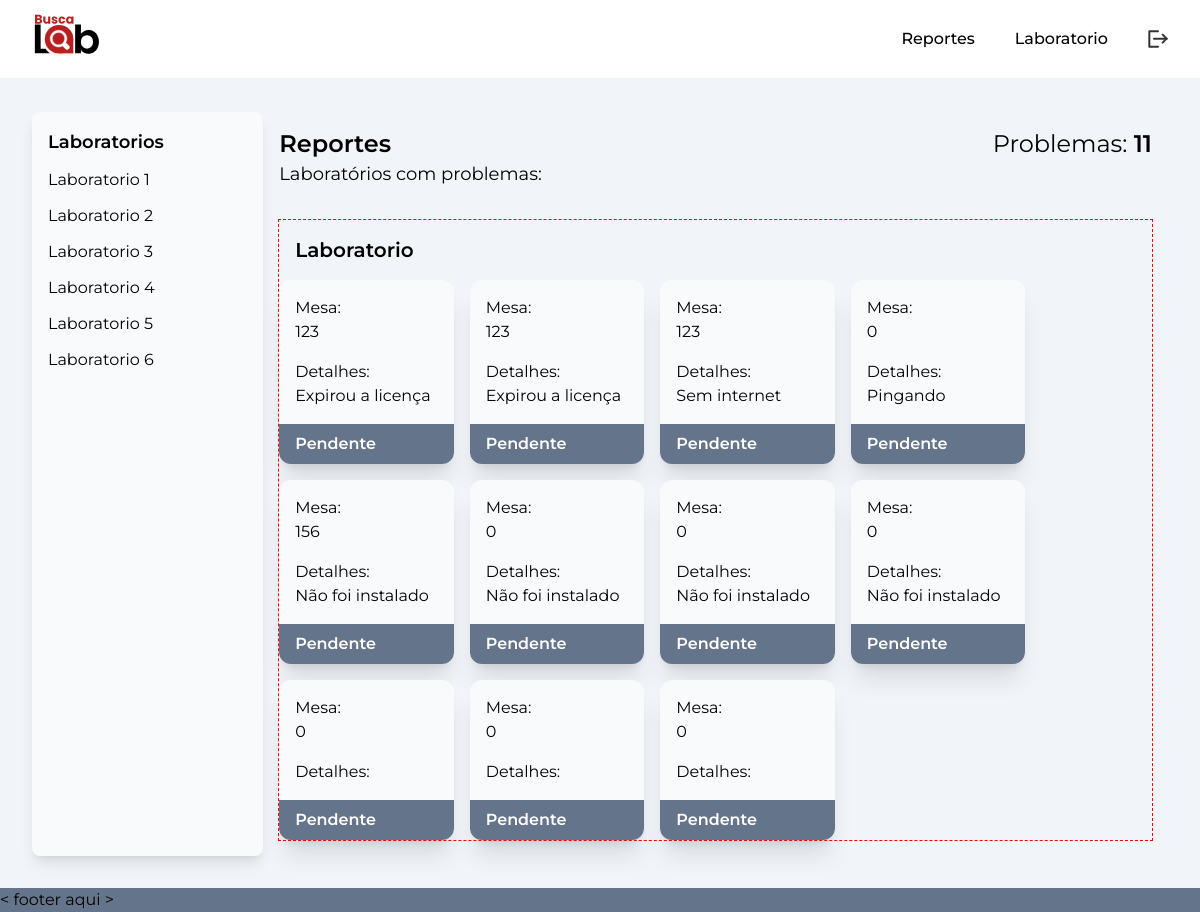
Page /html/suporte/main.php (signed in) on the earlier database version.
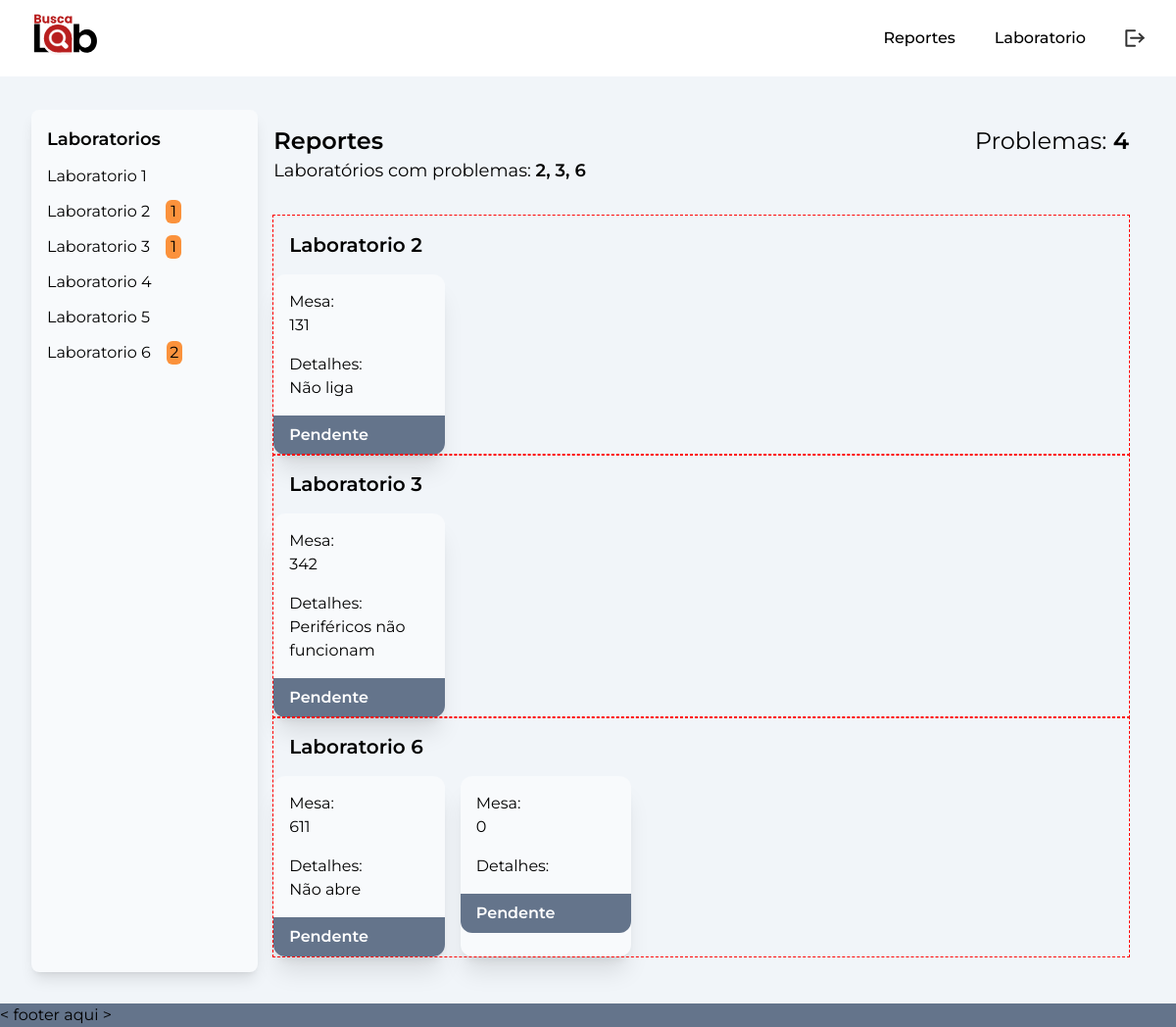
Same page on the later database version.
### tables this page shows
CREATE TABLE `problemas` (
  `id` int NOT NULL,
  `laboratorio` int NOT NULL,
  `categoria` text NOT NULL,
  `software` text NOT NULL,
  `equipamento` text NOT NULL,
  `problema` text NOT NULL,
  `outro_problema` text NOT NULL,
  `mesa` int NOT NULL,
  `situação` int NOT NULL
);

### html/suporte/main.php (the view, shortened to what this page needs)
<?php
    require '../../src/models/conn.php';
    $sql = "SELECT id, laboratorio, categoria, software, equipamento, problema, outro_problema, mesa, situação
            FROM problemas
            ORDER BY laboratorio ASC";
    $slq_labs_c_problemas = "SELECT DISTINCT laboratorio
                             FROM problemas
                             ORDER BY laboratorio ASC";
    $sql_num_report_lab = "SELECT Count(laboratorio) AS num, laboratorio AS lab
                           FROM problemas
                           GROUP BY laboratorio
                           ORDER BY laboratorio ASC";
    $result = mysqli_query($conn, $sql);
    $row_count = mysqli_num_rows($result);
    $result_labs_c_problemas = mysqli_query($conn, $slq_labs_c_problemas);
    $result_num_report_lab = mysqli_query($conn, $sql_num_report_lab);
?>
<!DOCTYPE html>
<html lang="en">
<head>
    <link rel="stylesheet" href="../../src/css/output.css" />
</head>
<body class="font-montserrat h-screen flex flex-col justify-between">
    <header class="flex justify-between pt-2 pb-2 pr-8 pl-8 items-center shadow-lg border-b-2 border-slate-100">
        <section>
            <img src="../../assets/cyberpunk/logo-cyberpunk.svg" alt="" class="w-1/4">
        </section>
        <section class="flex gap-10 items-center">
            <a href="main.php">
                <p class="transition-all cursor-pointer font-medium hover:font-semibold">Reportes</p>
            </a>
            <a href="lab.php?l=1">
                <p class="transition-all cursor-pointer font-medium hover:font-semibold">Laboratorio</p>
            </a>
            <img src="../../assets/logout.svg" class="w-5 hover:w-6 transition-all" alt="">
        </section>
    </header>
    <section class="flex bg-slate-100 p-8">
        <nav class="flex flex-col gap-3 w-1/4 p-4 bg-slate-50 rounded-lg shadow-lg">
            <h3 class="text-lg font-semibold">Laboratorios</h3>
            <?php
                $row = mysqli_fetch_all($result_num_report_lab);
                $aux = 0;
                for($i = 1; $i <7; $i++){
                    echo '<a class="transition-all hover:font-semibold flex flex-row flex-nowrap gap-4" href="lab.php?l='.$i.'">
                            <p>Laboratorio '.$i.'</p>';
                    if($row[$aux][1]==$i){
                        echo "<div class='bg-orange-400 w-4 rounded-md text-center'>".$row[$aux][0]."</div>";
                        $aux++;
                    }
                    echo '</a>';
                }
            ?>
        </nav>
        <main class="flex flex-col p-4 gap-8 w-full ">
            <section>
                <div class="flex flex-row justify-between">
                    <h2 class="text-2xl font-semibold">Reportes</h2>
                    <h3 class="text-2xl">Problemas: <span class="font-semibold"><?php echo $row_count; ?></span></h3>
                </div>
                <div>
                    <p class="text-lg">Laboratórios com problemas:
                         <span class="font-semibold">
                            <?php
                            $num_result_labs_c_problemas = mysqli_num_rows($result_labs_c_problemas);
                            $aux = 0;
                            while ($row = mysqli_fetch_assoc($result_labs_c_problemas)) {
                                $aux++;
                                echo $row["laboratorio"];
                                if($aux < $num_result_labs_c_problemas){
                                    echo ", ";
                                }
                            }
                            ?>
                         </span>
                        </p>
                </div>
            </section>
            <section>
            <?php
            $first = True;
            $n_rows = 1;
            while ($row = mysqli_fetch_assoc($result)) {
                $situacao = $row["situação"];
                    if($situacao == 1){
                        $situacao = 'Pendente';
                    }else if($situacao == 2){
                        $situacao = 'Em andamento';
                    }else if($situacao == 3){
                        $situacao = 'Concluído';
                }
                if($first){
                    $lab = intval($row["laboratorio"]);
                    echo '<section class="flex flex-col" style="outline: dashed 1px red">
                            <h3 class="font-semibold text-xl p-4 transition-all">
                            Laboratorio '. $row["laboratorio"]. '
                            </h3>
                            <article class="flex flex-row flex-wrap gap-4" >';
                    $first = false;
                }
                if($lab != intval($row["laboratorio"])){
                    echo '</article>
                         </section>';
                    $lab = intval($row["laboratorio"]);
                    echo '<section class="flex flex-col" style="outline: dashed 1px red">
                            <h3 class="font-semibold text-xl p-4 transition-all">
                            Laboratorio ' . $row["laboratorio"] . '
                            </h3>
                            <article class="flex flex-row flex-wrap gap-4">';
                }
                echo '
                                <div class="cursor-pointer bg-slate-50 rounded-xl w-1/5 shrink-0 shadow-xl hover:shadow-2xl transition-all duration-300"  onclick="concluiTarefa()">
                                    <div class="p-4">
                                        <p class="w-full">Mesa:</p>
                                        <span>'. $row["mesa"] .'</span>
                                    </div>
                                    <div class="p-4 pt-0">
                                        <p class="w-full">Detalhes:</p>
                                        <span>' . $row["problema"] . '</span>
                                    </div>
                                    <div id="tarefa" data-estado="'.$situacao.'" class="reporte bg-slate-500 font-semibold text-white rounded-b-xl pl-4 pt-2 pb-2">
                                        <p class="" id="status">' . $situacao . '</p>
                                    </div>
                                </div>
                            ';
                if($n_rows == $row_count){
                    echo '
                        </article> </section>';
                }
                $n_rows++;
            }
            ?>
        </main>
    </section>
    <footer class="bg-slate-500 flex flex-row justify-self-end">
        <p>< footer aqui ></p>
    </footer>
</body>
</html>

Differences in the rows shown:
removed problemas: mesa "123", problema "Expirou a licença", situação "Pendente"
removed problemas: mesa "123", problema "Expirou a licença", situação "Pendente"
removed problemas: mesa "123", problema "Sem internet", situação "Pendente"
removed problemas: mesa "0", problema "Pingando", situação "Pendente"
removed problemas: mesa "156", problema "Não foi instalado", situação "Pendente"
removed problemas: mesa "0", problema "Não foi instalado", situação "Pendente"
removed problemas: mesa "0", problema "Não foi instalado", situação "Pendente"
removed problemas: mesa "0", problema "Não foi instalado", situação "Pendente"
removed problemas: mesa "0", situação "Pendente"
removed problemas: mesa "0", situação "Pendente"
added problemas: laboratorio "2", mesa "131", problema "Não liga", situação "Pendente"
added problemas: laboratorio "3", mesa "342", problema "Periféricos não funcionam", situação "Pendente"
added problemas: laboratorio "6", mesa "611", problema "Não abre", situação "Pendente"
Other differences:
$row_count: "11" → "4"
new list line: "Laboratorio 2 1"
new list line: "Laboratorio 3 1"
new list line: "Laboratorio 6 2"
new list line: "2 ,"
new list line: "3 ,"
new list line: "6"
list line gone: "Laboratorio 4"
list line gone: "Laboratorio 5"
list line gone: "Laboratorio 6"
